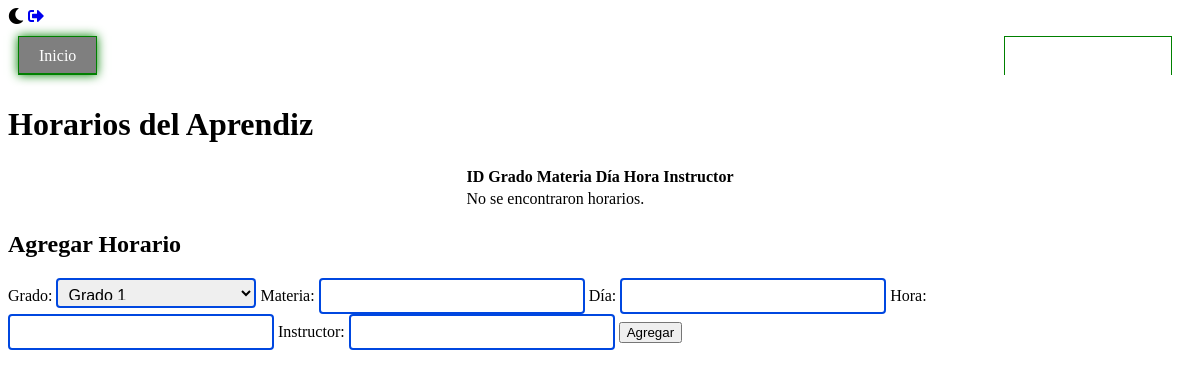
The page /instructor/horario.php on the database as committed earlier.
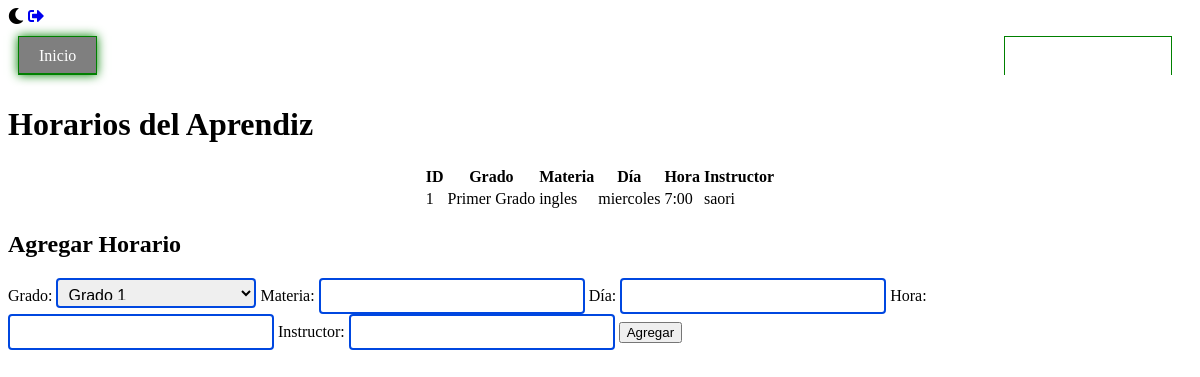
The same page on the database as committed later.
### tables this page shows
CREATE TABLE `horarios_aprendiz` (
  `id` int(11) NOT NULL,
  `grado_id` int(11) NOT NULL,
  `materia` varchar(50) NOT NULL,
  `dia` varchar(20) NOT NULL,
  `hora` varchar(20) NOT NULL,
  `instructor` varchar(50) NOT NULL
);

CREATE TABLE `grados` (
  `id` int(11) NOT NULL,
  `nombre` varchar(45) NOT NULL,
  `ciclo` varchar(45) NOT NULL
);

### instructor/horario.php (the view, shortened to what this page needs)
<?php
$servername = "localhost";
$username = "root";
$password = "";
$dbname = "rist";
$conn = new mysqli($servername, $username, $password, $dbname);
$sql = "SELECT horarios_aprendiz.id, grados.nombre AS grado, horarios_aprendiz.materia, horarios_aprendiz.dia, horarios_aprendiz.hora, horarios_aprendiz.instructor
        FROM horarios_aprendiz
        INNER JOIN grados ON horarios_aprendiz.grado_id = grados.id";
$result = $conn->query($sql);
?>
<!DOCTYPE html>
<html>
<head>
    <link rel="stylesheet" href="../css/d.css">
    <link rel="stylesheet" href="../css/form.css">
    <link rel="stylesheet" href="../css/navbar.css">
    <link rel="stylesheet" href="../css/mode-dark.css">
    <link rel="stylesheet" href="https://cdnjs.cloudflare.com/ajax/libs/font-awesome/5.15.3/css/all.min.css">
</head>
<body>
    <div>
        <i class="fas fa-moon dark-mode-icon"></i>
        <a href="../login/logout.php"><i class="fas fa-sign-out-alt logout-icon"></i></a>
    </div>
<nav class="navbar">
  <a href="instructor.php" class="nav-link active">Inicio</a>
  <a href="horario.php" class="nav-link">Horario Asignacion</a>
</nav>
<div class="container">
    <h1>Horarios del Aprendiz</h1>
    <center>
        <table>
            <tr>
                <th>ID</th>
                <th>Grado</th>
                <th>Materia</th>
                <th>Día</th>
                <th>Hora</th>
                <th>Instructor</th>
            </tr>
            <?php
            if ($result->num_rows > 0) {
                while ($row = $result->fetch_assoc()) {
                    echo "<tr>";
                    echo "<td>" . $row["id"] . "</td>";
                    echo "<td>" . $row["grado"] . "</td>";
                    echo "<td>" . $row["materia"] . "</td>";
                    echo "<td>" . $row["dia"] . "</td>";
                    echo "<td>" . $row["hora"] . "</td>";
                    echo "<td>" . $row["instructor"] . "</td>";
                    echo "</tr>";
                }
            } else {
                echo "<tr><td colspan='6'>No se encontraron horarios.</td></tr>";
            }
            ?>
        </table>
    </center>
    <div class="add-horario-form">
        <h2>Agregar Horario</h2>
        <form method="POST" action="<?php echo $_SERVER["PHP_SELF"]; ?>">
            <label for="grado">Grado:</label>
            <select name="grado" required>
                <option value="1">Grado 1</option>
            </select>
            <label for="materia">Materia:</label>
            <input type="text" name="materia" required>
            <label for="dia">Día:</label>
            <input type="text" name="dia" required>
            <label for="hora">Hora:</label>
            <input type="text" name="hora" required>
            <label for="instructor">Instructor:</label>
            <input type="text" name="instructor" required>
            <button type="submit">Agregar</button>
        </form>
    </div>
</div>
</body>
</html>

### css/d.css (style rules this page uses)
.navbar { background-color: #333; color: #fff; padding: 10px; display: flex; justify-content: space-between; align-items: center; }
.navbar a { color: #fff; text-decoration: none; margin-right: 10px; }

### css/form.css (style rules this page uses)
input[type="text"], input[type="number"] { width: 250px; height: 20px; font-size: 16px; padding: 6px; border: 2px solid rgb(0, 71, 224); border-radius: 4px; }
select { width: 200px; height: 30px; font-size: 16px; padding: 6px; border: 2px solid #0047e0; border-radius: 4px; }

### css/navbar.css (style rules this page uses)
.navbar { display: flex; justify-content: space-between; background: transparent; }
.nav-link { padding: 10px 20px; color: green; text-decoration: none; border: 1px solid green; border-bottom: none; position: relative; transition: background-color 0.3s ease-in-out; }
.nav-link.active { background-color: rgba(0, 0, 0, 0.5); box-shadow: 0 0 10px green; }
.nav-link:before { content: ""; position: absolute; bottom: 0; left: 0; width: 100%; height: 2px; background: green; transform: scaleX(0); transition: transform 0.3s ease-in-out; }
.nav-link:hover:before, .nav-link.active:before { transform: scaleX(1); }

Rows that differ between the two databases and show on the page:
added horarios_aprendiz: id "1", grado.nombre "Primer Grado", materia "ingles", dia "miercoles", hora "7:00", instructor "saori"
Other text that changed with them:
text no longer shown: "No se encontraron horarios."
